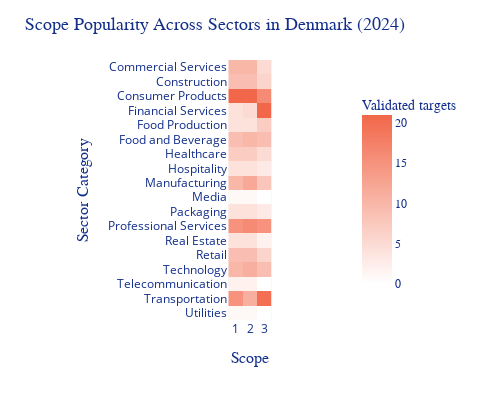

The notebook cell this image was saved under:
### Code cell
import plotly.express as px

# Create the interactive heatmap using Plotly
fig = px.imshow(
    pivot_table,  # Your pivot_table data
    labels=dict(x="Scope", y="Sector Category", color="Popularity"),  # Axis labels and color legend
    x=pivot_table.columns,  # Scope (columns)
    y=pivot_table.index,  # Sector Category (index)
    color_continuous_scale=["#FFFFFF", "#F26749"],  
    )

# Customize the layout to match your design
fig.update_layout(
    title="Scope Popularity Across Sectors in Denmark (2024)",  # Title

    title_font=dict(family='Source Sans Pro Black', size=18, color="#122E8A"),
    plot_bgcolor="#f5f5f5",  # Background color matching your design
    xaxis=dict(
        title_font=dict(family='Source Sans Pro', size=16, color="#122E8A"),
        tickfont=dict(size=12, color="#122E8A")
    ),
    yaxis=dict(
        title_font=dict(family='Source Sans Pro', size=16, color="#122E8A"),
        tickfont=dict(size=12, color="#122E8A")
    ),
    coloraxis_colorbar=dict(
        title="Validated targets",  # Colorbar label
        tickfont=dict(family='Source Sans Pro', size=12, color="#122E8A"),
        title_font=dict(size=14, color="#122E8A"),
        len=0.8,  # Shrink the colorbar length
        x=0.8,  # Adjust the x position of the colorbar; closer to plot
        y=0.5,  # Center the colorbar vertically
    ),
    width=500,  # Reduced width for the plot
    height=400  # Reduced height for the plot
)

# Show the interactive heatmap
fig.show()

### Figure 1 — Plotly figure (JSON) as saved in the notebook; plotly's stock layout.template omitted (floating-point values rounded to 4 significant figures)
{"data": [{"coloraxis": "coloraxis", "hovertemplate": "Scope: %{x}<br>Sector Category: %{y}<br>Popularity: %{z}<extra></extra>", "name": "0", "type": "heatmap", "x": ["1", "2", "3"], "xaxis": "x", "y": ["Commercial Services", "Construction", "Consumer Products", "Financial Services", "Food Production", "Food and Beverage", "Healthcare", "Hospitality", "Manufacturing", "Media", "Packaging", "Professional Services", "Real Estate", "Retail", "Technology", "Telecommunication", "Transportation", "Utilities"], "yaxis": "y", "z": [[10, 10, 5], [9, 9, 6], [21, 21, 16], [4, 5, 21], [4, 4, 7], [9, 10, 9], [7, 7, 5], [4, 4, 3], [10, 12, 8], [1, 1, 0], [4, 4, 3], [15, 16, 15], [4, 4, 2], [9, 9, 6], [10, 11, 9], [2, 2, 0], [15, 11, 20], [1, 1, 0]]}], "layout": {"coloraxis": {"colorbar": {"len": 0.8, "tickfont": {"color": "#122E8A", "family": "Source Sans Pro", "size": 12}, "title": {"font": {"color": "#122E8A", "size": 14}, "text": "Validated targets"}, "x": 0.8, "y": 0.5}, "colorscale": [[0, "#FFFFFF"], [1, "#F26749"]]}, "height": 400, "margin": {"t": 60}, "plot_bgcolor": "#f5f5f5", "title": {"font": {"color": "#122E8A", "family": "Source Sans Pro Black", "size": 18}, "text": "Scope Popularity Across Sectors in Denmark (2024)"}, "width": 500, "xaxis": {"anchor": "y", "constrain": "domain", "domain": [0, 1], "scaleanchor": "y", "tickfont": {"color": "#122E8A", "size": 12}, "title": {"font": {"color": "#122E8A", "family": "Source Sans Pro", "size": 16}, "text": "Scope"}}, "yaxis": {"anchor": "x", "autorange": "reversed", "constrain": "domain", "domain": [0, 1], "tickfont": {"color": "#122E8A", "size": 12}, "title": {"font": {"color": "#122E8A", "family": "Source Sans Pro", "size": 16}, "text": "Sector Category"}}}}
